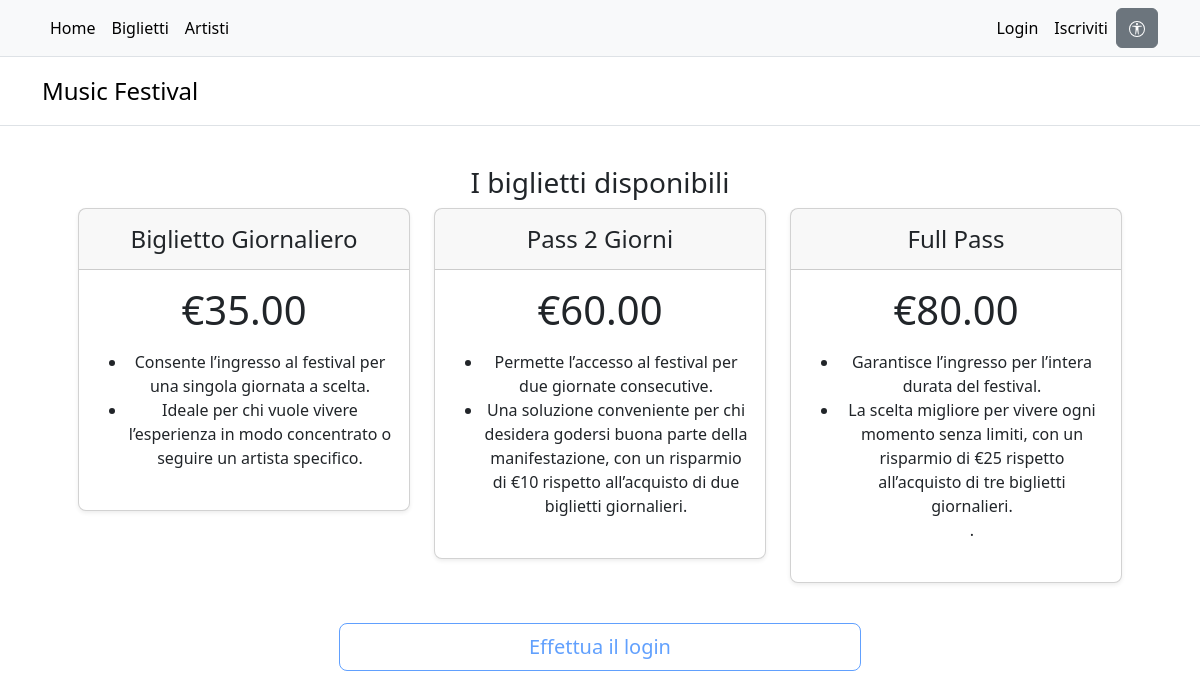
Before: /biglietti with the older database file.
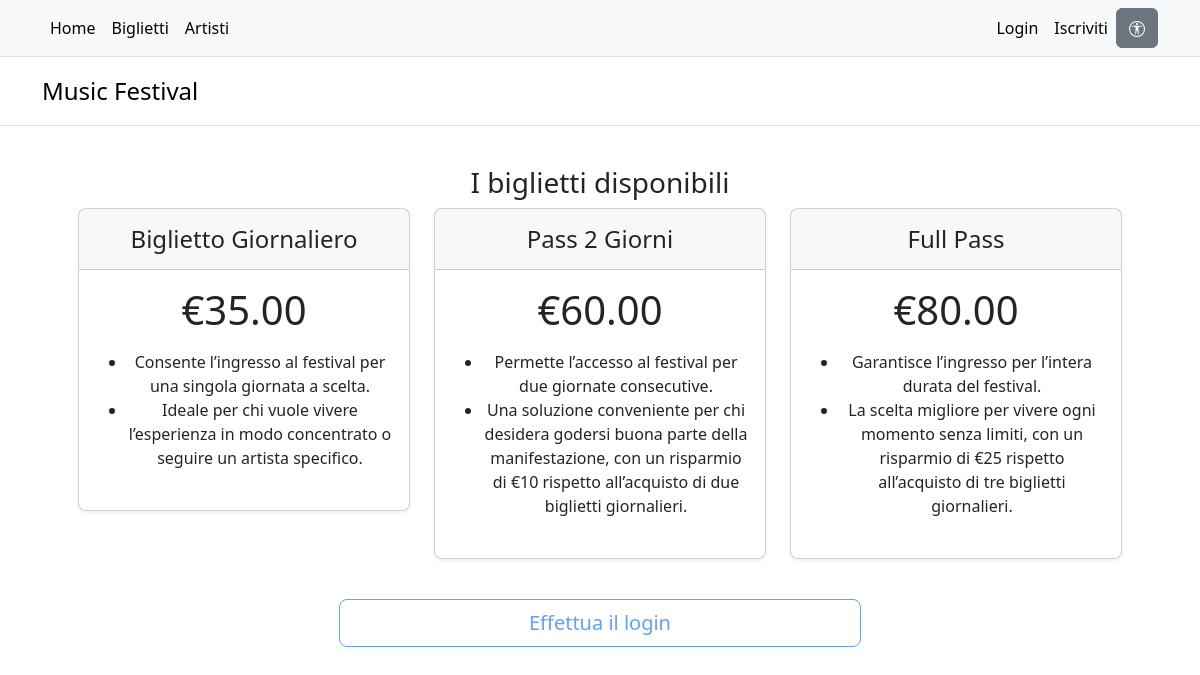
After: the same page with the newer database file.
### tables this page shows
CREATE TABLE "TicketTypes" (
	"ID"	INTEGER,
	"Name"	TEXT NOT NULL UNIQUE,
	"NoOfDays"	INTEGER NOT NULL,
	"Description"	TEXT NOT NULL,
	"Cost"	TEXT NOT NULL,
	PRIMARY KEY("ID" AUTOINCREMENT)
);

### app.py (the view)
@app.route("/biglietti")
def tickets():
    font = session.get("font", False)
    tickets = dbPackage.dbTicketTypes.getTicketTypes()
    days = dbPackage.dbDays.getDays()
    return render_template("tickets.html", tickets=tickets, days=days, font=font)

### dbPackage/dbDays.py (called while the page is built)
def getDays():
    sql = "SELECT * FROM Days"
    conn = sqlite3.connect(DATABASE)
    conn.row_factory = sqlite3.Row
    cursor = conn.cursor()
    cursor.execute(sql)
    days = cursor.fetchall()
    cursor.close()
    conn.close()
    return days

### dbPackage/dbTicketTypes.py (called while the page is built)
def getTicketTypes():
    sql = "SELECT * FROM TicketTypes"
    conn = sqlite3.connect(DATABASE)
    conn.row_factory = sqlite3.Row
    cursor = conn.cursor()
    cursor.execute(sql)
    ticketTypes = cursor.fetchall()
    cursor.close()
    conn.close()
    return ticketTypes

### templates/tickets.html (shortened to what this page needs)
{% extends "base.html" %} {% block content %}
<header
  id="header_numeri"
  class="d-flex justify-content-center align-items-center"
>
  <h3>I biglietti disponibili</h3>
</header>
<div class="row row-cols-1 row-cols-md-3 mb-3 text-center">
  {% for ticket in tickets %}
  <div class="col">
    <div class="card mb-4 rounded-3 shadow-sm">
      <div class="card-header py-3">
        <h4 class="my-0 fw-normal">{{ ticket[1] | e}}</h4>
      </div>
      <div class="card-body">
        <h1 class="card-title pricing-card-title">€{{ticket[4] | e}}</h1>
        <ul class="list mt-3 mb-4">
          {{ ticket["Description"] | safe }}
        </ul>
      </div>
    </div>
  </div>
  {% endfor %}
</div>
<div class="d-grid gap-2 col-12 col-md-6 mx-auto">
  {% if current_user.is_authenticated %} {% if current_user.mode == "Spettatore"
  %} {% if not current_user.hasTicket %}
  <button
    type="button"
    class="btn btn-lg btn-outline-primary w-100"
    data-bs-toggle="modal"
    data-bs-target="#bookingModal"
  >
    Acquista ora il tuo biglietto
  </button>
  {% else %}
  <button type="button" class="btn disabled btn-lg btn-danger w-100">
    Hai già acquistato un biglietto
  </button>
  {% endif %} {% else %}
  <button type="button" class="btn disabled btn-lg btn-warning w-100">
    Non puoi acquistare il tuo biglietto
  </button>
  {% endif %} {% else %}
  <button type="button" class="btn disabled btn-lg btn-outline-primary w-100">
    Effettua il login
  </button>
  {% endif %}
</div>
 {% endblock %}

Changed rows visible on the page:
changed TicketTypes "Full Pass": Description "…di tre biglietti giornalieri. ." → "…di tre biglietti giornalieri."
